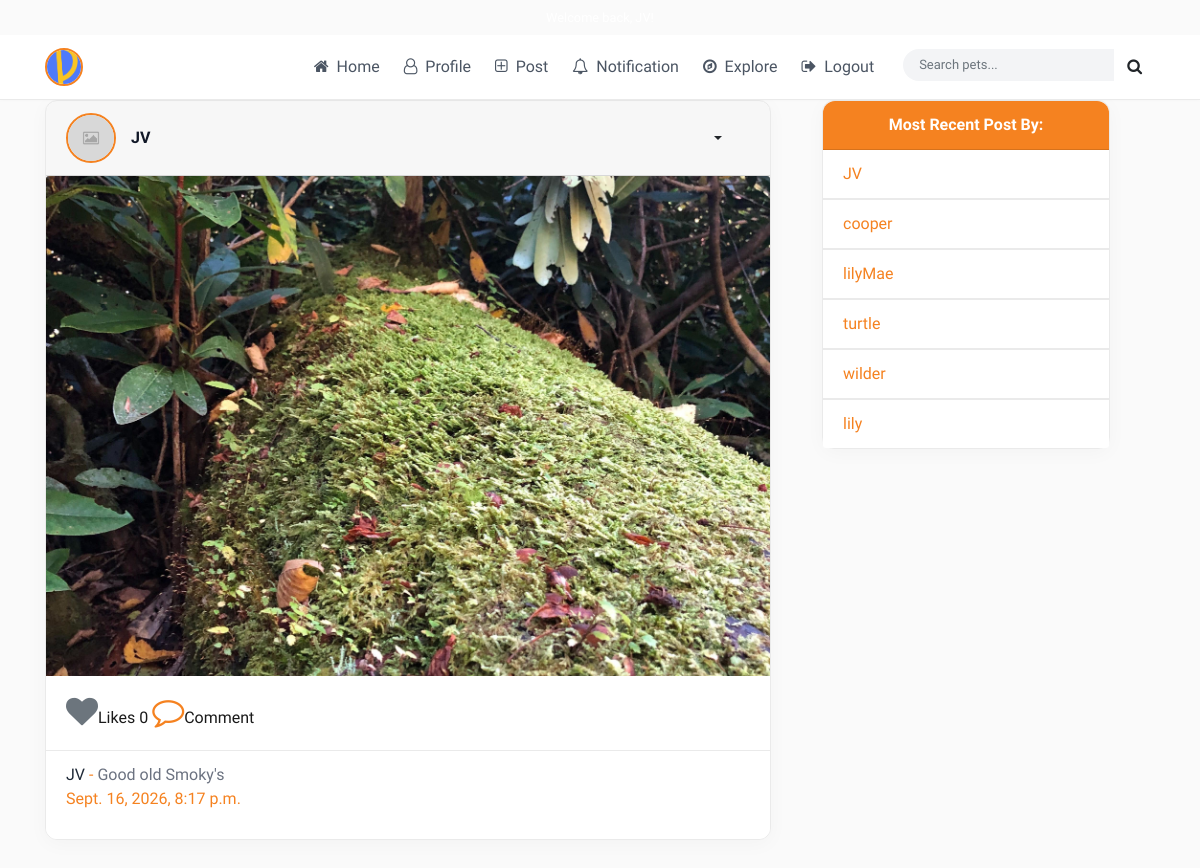
Before: / (signed in) with the older database file.
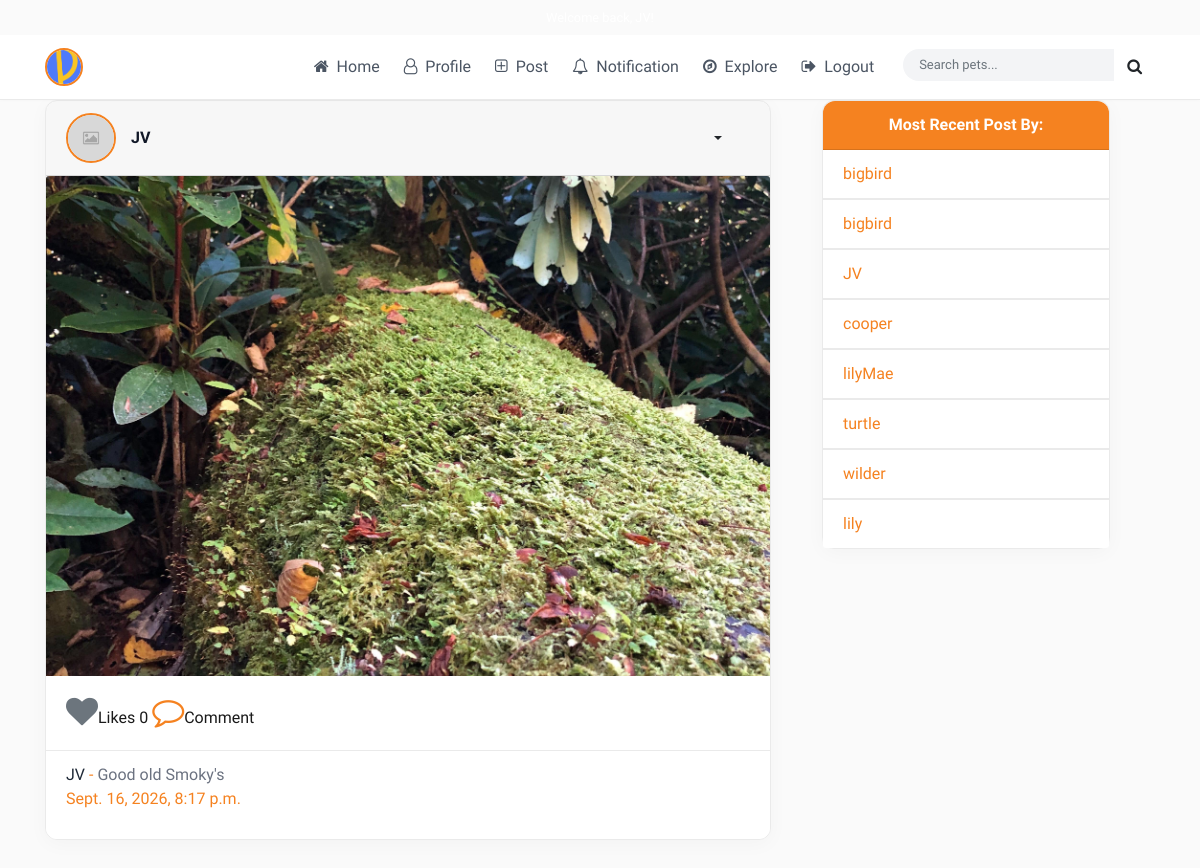
After: the same page with the newer database file.
### post/models.py (models this page shows, shortened)
class Post(models.Model):
    display_name = models.ForeignKey(CustomUser, related_name='user', on_delete=models.CASCADE)
    post_file= models.FileField(upload_to='post/', validators=[FileExtensionValidator(['jpg', 'jpeg', 'heic', 'HEIC', 'mp4', 'mov', 'png'])], null=True)
    caption = models.TextField()
    created_at = models.DateTimeField(default=timezone.now)
    likes = models.IntegerField(default=0)
    user_likes = models.ManyToManyField(CustomUser, related_name='user_likes', symmetrical=False, default=CustomUser, blank=True)
    dislikes = models.IntegerField(default=0)
    location = models.CharField(max_length=255, blank=True, null=True)
    filter_style = models.CharField(max_length=50, blank=True, null=True, default='normal')
    @property
    def is_video(self):
        if self.post_file and self.post_file.url:
            url_lower = self.post_file.url.lower()
            return url_lower.endswith('.mp4') or url_lower.endswith('.mov')
        return False

### user_profile/models.py (models this page shows)
class CustomUser(AbstractUser):
    website = models.URLField(max_length=200, blank=True)
    bio = models.TextField()
    display_name = models.CharField(max_length=40)
    profile_pic = models.ImageField(upload_to='profile_img', null=True, blank=True)
    follows = models.ManyToManyField('self', related_name='user_follows', symmetrical=False, blank=True, default='self')
    CHOICES = (
        ('Dog', 'Dog'),
        ('Cat', 'Cat'),
        ('Hamster', 'Hamster'),
        ('Bird', 'Bird'),
        ('Fish', 'Fish'),
        ('Reptile', 'Reptile'),
        ('Others', 'Others'),
    )
    pet_type = models.CharField(max_length=300, choices = CHOICES)
    followers = models.ManyToManyField('self', related_name='user_followers', symmetrical=False, blank=True, default='self')
    groups = models.ManyToManyField(
        'auth.Group',
        verbose_name='groups',
        blank=True,
        help_text='The groups this user belongs to.',
        related_name='customuser_set',
        related_query_name='customuser',
    )
    user_permissions = models.ManyToManyField(
        'auth.Permission',
        verbose_name='user permissions',
        blank=True,
        help_text='Specific permissions for this user.',
        related_name='customuser_set',
        related_query_name='customuser',
    )
    def __str__(self):
        return self.display_name

### post/views.py (the view)
# urls.py: path('', post.homepage, name='homepage'),
@login_required
def homepage(request):
    notify = Notification.objects.filter(reciever=request.user, read=False).count()
    cnotify = NotifyComment.objects.filter(reciever=request.user, read=False).count()
    total_notify = notify + cnotify
    all_posts = Post.objects.all().order_by('-created_at')
    feed = [post for post in all_posts if post.display_name in request.user.follows.all() or request.user == post.display_name]
    most_recent = Post.objects.all().order_by('-created_at')[0:10]
    return render(request, 'homepage.html', {'feed': feed, 'total_notify': total_notify, 'most_recent': most_recent})

### templates/homepage.html (shortened to what this page needs)
<!DOCTYPE html>
{% load static %}
<html lang="en">
  <head>
    <link href="https://vjs.zencdn.net/7.11.4/video-js.css" rel="stylesheet" />
    <link
      rel="stylesheet"
      href="https://maxcdn.bootstrapcdn.com/bootstrap/4.5.2/css/bootstrap.min.css"
    />
    <link
      rel="stylesheet"
      href="https://cdnjs.cloudflare.com/ajax/libs/font-awesome/4.7.0/css/font-awesome.min.css"
    />
    <link rel="stylesheet" href="{% static 'css/style.css' %}" />
  </head>
  <body>
    {% include 'nav.html' %}
    <div class="container">
      <div class="first-col" style="float:left; width: 60%;">
        {% for post in feed %}
          <div class="card post" style="width: 109%;">
            <div class="card-header">
              {% if post.display_name.profile_pic %}
                <img class="avatar" src="{{post.display_name.profile_pic.url}}" alt="avatar" />
              {% else %}
                <img class="avatar" src="{% static 'images/placeholder.png'%}" alt="Profile Picture"/>
              {% endif %}
              <span class="post-header"><a href="/profile/{{post.display_name.id}}">{{post.display_name}}</a></span>
              {% if post.display_name.username == request.user.username %}
              <div class="dropdown ellipsis">
                <button class="btn dropdown-toggle" type="button" id="dropdownMenu2" data-toggle="dropdown" aria-haspopup="true" aria-expanded="false">
                </button>
               </div>
              {% endif %}
            </div>
            {% if post.is_video %}
              <video
                id="my-video"
                class="video-js card-img-top"
                controls
                preload="auto"
                width="640"
                height="464"
                data-setup="{}"
              >
                <source src="{{post.post_file.url}}#t=0.1" type="video/mp4" />
              </video>
            {% else %}
              <img
                class="card-img-top filter-{{ post.filter_style|default:'normal' }}"
                src="{{ post.post_file.url }}"
                alt="Post image"
              />
            {% endif %}
            <div class="card-body">
              {% if request.user in post.user_likes.all %}
              <span><a href="/unlike/{{post.id}}/"><i class="fa fa-heart fa-2x text-danger" aria-hidden="true"></i></a>Likes {{post.likes}}</span>
              {% else %}
              <span><a href="/like/{{post.id}}/"><i class="fa fa-heart fa-2x text-secondary" aria-hidden="true"></i></a>Likes {{post.likes}}</span>
              {% endif %}
              <span class="card-title bubble"><a href="/post_detail/{{post.id}}"><i class="fa fa-comment-o fa-2x"></i></a>Comment</span>
            </div>
            <ul class="list-group list-group-flush">
              <li class="list-group-item">
                <a href="/profile/{{post.display_name.id}}">{{post.display_name}}</a> -
                <span><a href="/post_detail/{{post.id}}">{{post.caption}}</a></span>
                <p>{{post.created_at}}</p>
              </li>
            </ul>
          </div>
        {% endfor %}
      </div>
      <div class="second-col" style="float:right; width: 30%;">
        <div class="card side" style="width: 18rem;">
          <div class="card-header list text-center">
            Most Recent Post By:
          </div>
          {% for person in most_recent %}
          <ul class="list-group list-group-flush">
            <li class="list-group-item">{{person.display_name}}</li>
          </ul>
          {% endfor %}
        </div>
      </div>
    </div>
  </body>
</html>

Changed rows visible on the page:
added Post: display_name "bigbird"
added Post: display_name "bigbird"
